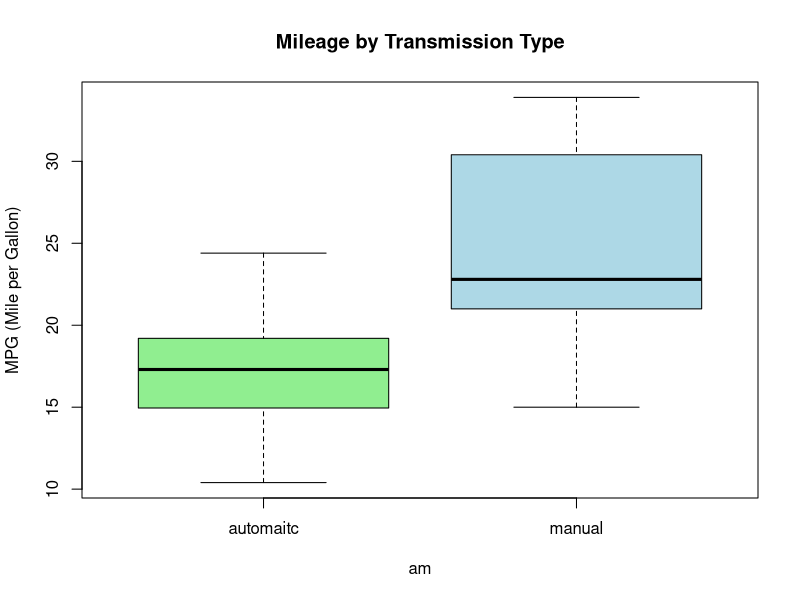
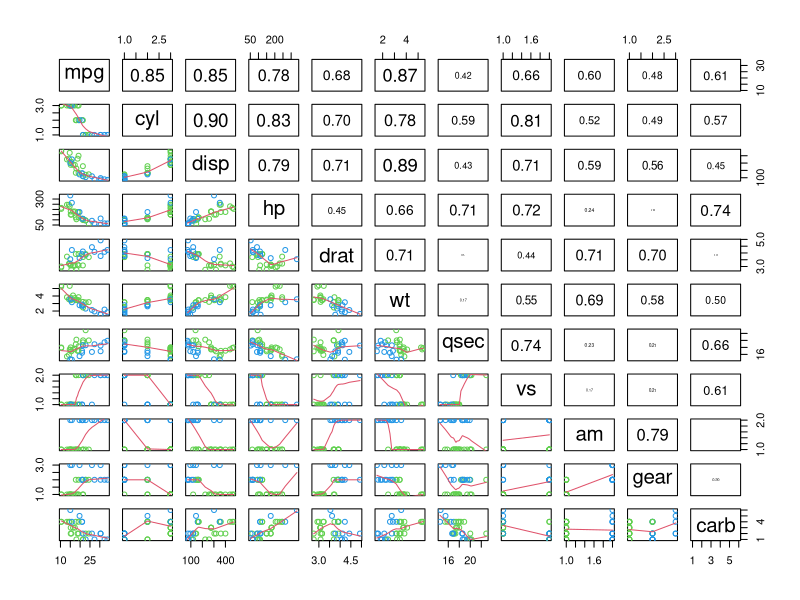
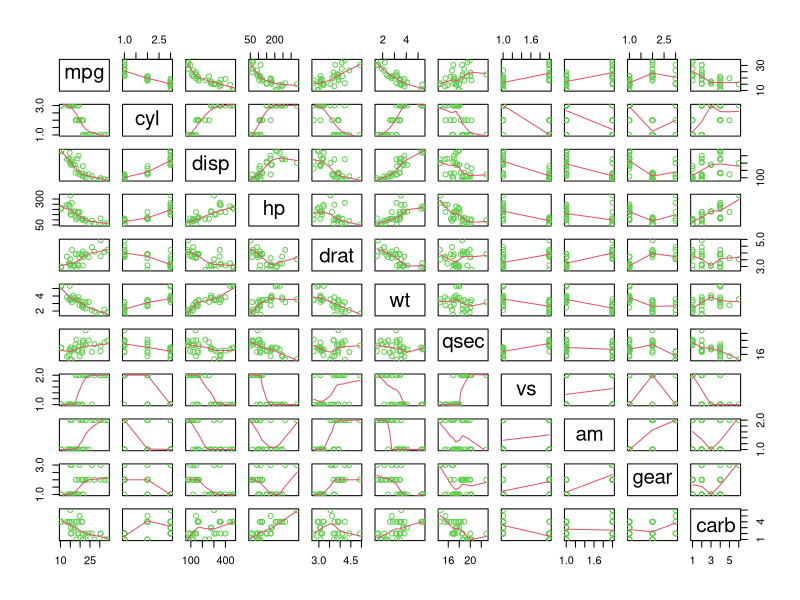
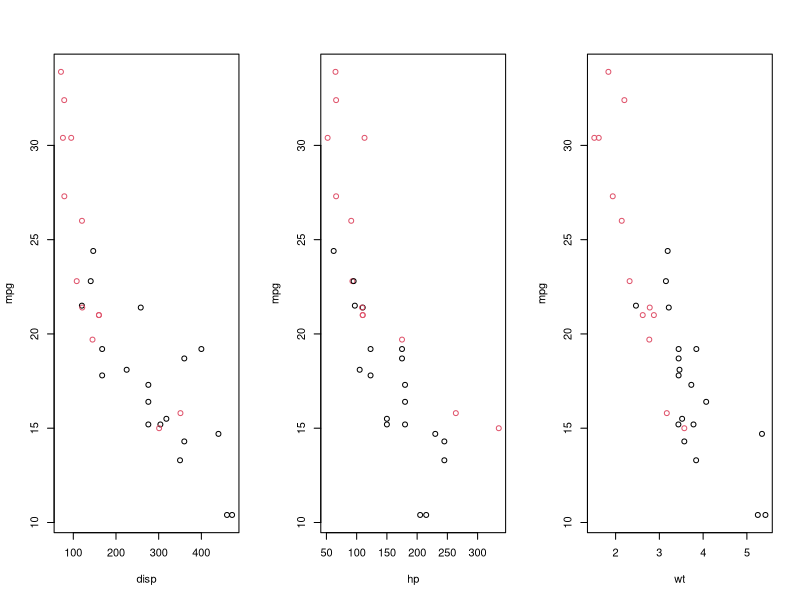

R code for these plots, in order:
## ---- chunk 1
knitr::opts_chunk$set(echo = TRUE)
## ---- chunk 2
#load mtcars data
data(mtcars)
## ---- chunk 3
mtcars$am = as.factor(mtcars$am)
#chang level names to automaitc and manual
levels(mtcars$am) = c("automatic", "manual")
mtcars$cyl = as.factor(mtcars$cyl)
mtcars$vs = as.factor(mtcars$vs)
mtcars$gear = as.factor(mtcars$gear)
mtcars$carb = as.factor(mtcars$carb)
## ---- chunk 4
mpg_automatic= mtcars[mtcars$am=="automatic",]$mpg ;mpg_manual= mtcars[mtcars$am=="manual",]$mpg
summary(mpg_automatic); summary(mpg_manual)

boxplot(mpg ~ am, data=mtcars, main="Mileage by Transmission Type", ylab="MPG (Mile per Gallon)",
        col=c("lightgreen","lightblue"), names=c("automaitc", "manual"))
## ---- chunk 5
t.test(mpg_automatic, mpg_manual)
## ---- chunk 6
panel.cor <- function(x, y, digits = 2, prefix = "", cex.cor, ...)
{
    usr <- par("usr"); on.exit(par(usr))
    par(usr = c(0, 1, 0, 1))
    r <- abs(cor(x, y))
    txt <- format(c(r, 0.123456789), digits = digits)[1]
    txt <- paste0(prefix, txt)
    if(missing(cex.cor)) cex.cor <- 0.8/strwidth(txt)
    text(0.5, 0.5, txt, cex = cex.cor * r)
}
pairs(mtcars, lower.panel = panel.smooth, upper.panel = panel.cor,  col = 3 + (mtcars$am == "manual"))
## ---- chunk 7
with(mtcars, tapply(mpg, am, summary))
fit = lm(mpg ~ am, data=mtcars)
summary(fit)
## ---- chunk 8
#create a vector with mtcars's column names - "am"
x <- names(mtcars)
x <- x[! x == "am" & ! x == "mpg" ]
#tt <- data.frame()
#names(tt) <- c("formula", "coefficient", "P-Value")
for (i in 1:length(x)) {
    fml <- NULL; y <-NULL ; fit_temp <- NULL
    fml <- paste("mpg ~ am + ", x[i] )
    fit_temp <- lm(fml, data=mtcars) 
    y <- c(fml,round(summary(fit_temp)$coefficients[2,1],2),
           round(summary(fit_temp)$coefficients[2,4],2))
    y <- as.character(y); print(y)
   # tt <- rbind(tt,y)
}

## ---- chunk 9
fit1 = lm(mpg ~ am + hp, data=mtcars)
summary(fit1)
## ---- chunk 10
fit2 = lm(mpg ~ am + hp + qsec, data=mtcars)
summary(fit2)
anova(fit1,fit2)
## ---- chunk 11

fit3 = lm(mpg ~ am + hp + vs, data=mtcars)
summary(fit3)
anova(fit1,fit3)
## ---- chunk 12

fit4 = lm(mpg ~ am + hp + carb, data=mtcars)
summary(fit4)
anova(fit1,fit4)
## ---- chunk 13
fit5 = lm(mpg ~ am + hp + disp, data=mtcars)
summary(fit5)
anova(fit1,fit5)
## ---- chunk 14

fit6 = lm(mpg ~ am + hp + qsec+ vs + carb, data=mtcars)
summary(fit6)
anova(fit1,fit6)
## ---- chunk 15
pairs(mtcars, panel = panel.smooth, col = 3 + (mtcars$am == 1))
## ---- chunk 16
par(mfrow=c(1,3))
with(mtcars, plot(disp, mpg, col=am))
with(mtcars, plot(hp, mpg, col=am))
with(mtcars, plot(wt, mpg, col=am))
## ---- chunk 17
fitAll <- lm(mpg ~ ., data=mtcars)
summary(fitAll)
library(car)
vif(fitAll)
## ---- chunk 18
fit_cyl_carb = lm(mpg ~ . - cyl - carb, data=mtcars)
anova(fitAll,fit_cyl_carb)
fit_l = lm(mpg ~ am + disp + hp +drat + wt + qsec +vs +gear, data=mtcars)
vif(fit_l)
fit_l_g = lm(mpg ~ am + disp + hp +drat + wt + qsec +vs, data=mtcars)
anova(fit_l, fit_l_g)
